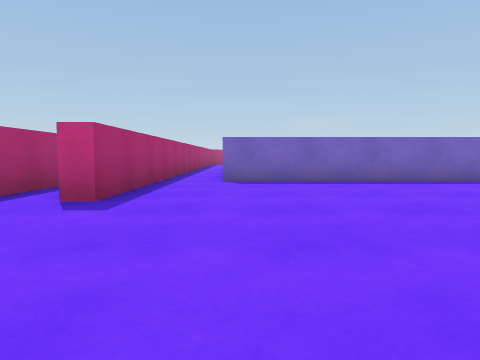
view 1 (above)

20 first-person views from a walk through a scene from a Unity 3-D project. The camera is 0.25 m above the floor, tilts 4° down and sees 70° across. The floor is counted in squares, 0.5 m on a side. Each view is taken from the middle of a square. On the plan, view 1 faces up. The plan holds only what a view shows up to about 9 squares ahead; the rest is blank.

view 2
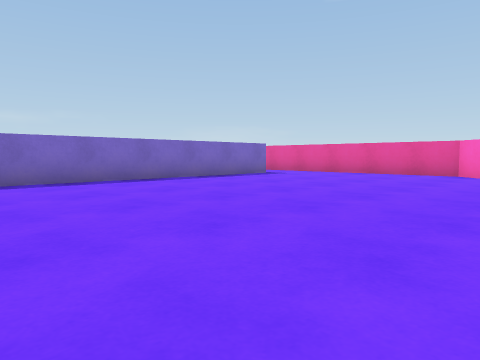

view 3
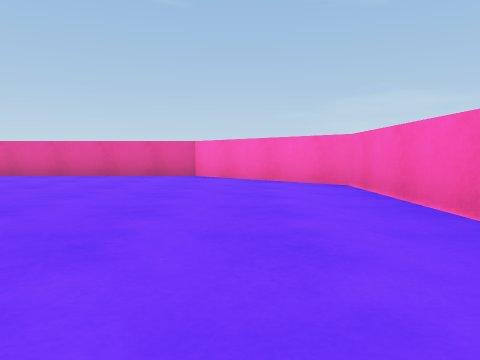

view 4
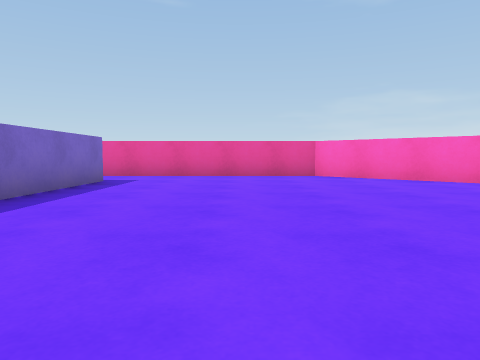

view 5
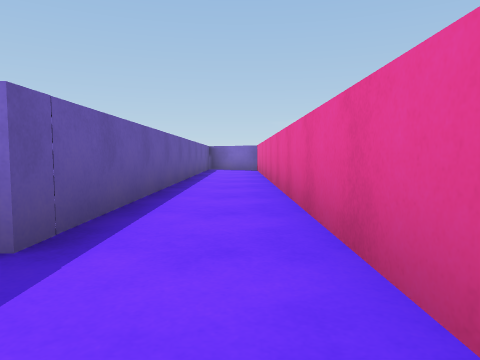

view 6
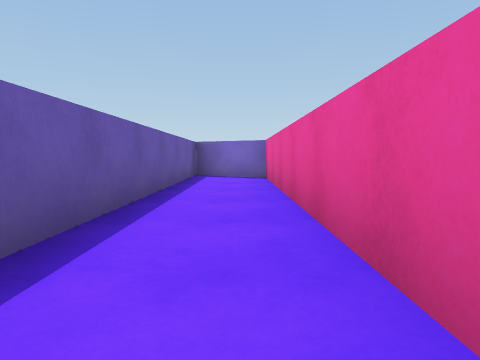

view 7
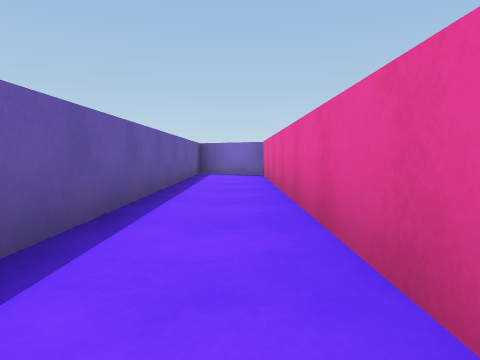

view 8
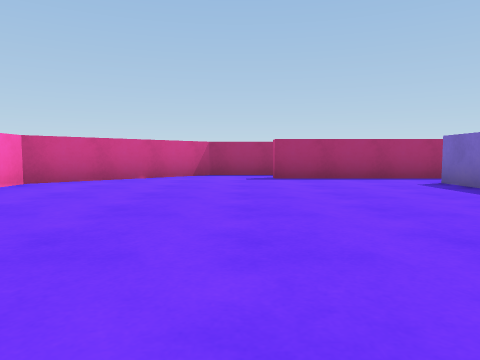

view 9
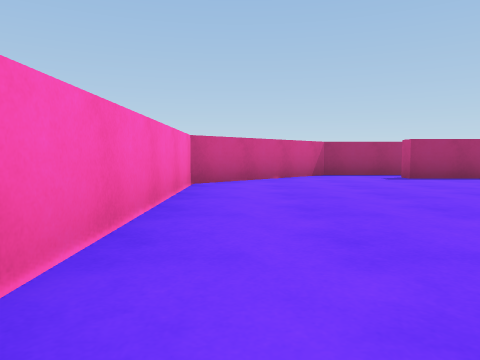

view 10
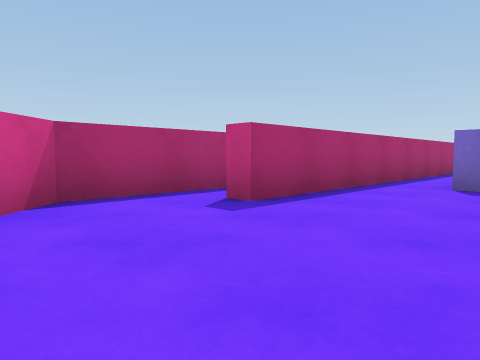

view 11
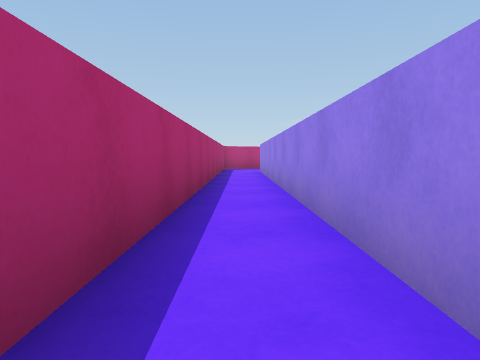

view 12
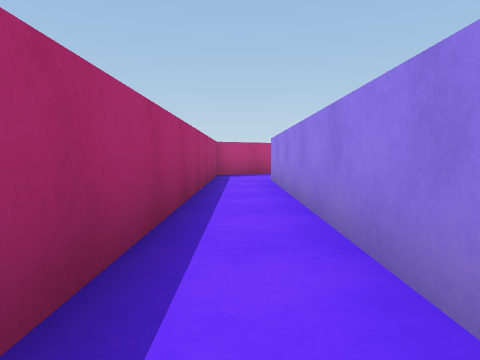

view 13
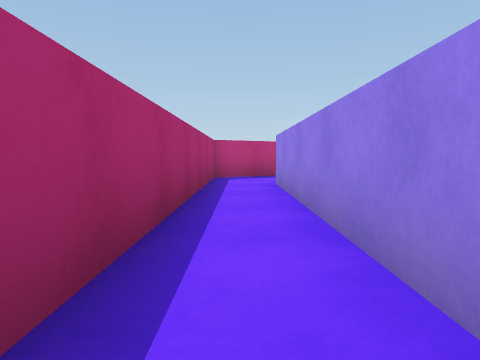

view 14
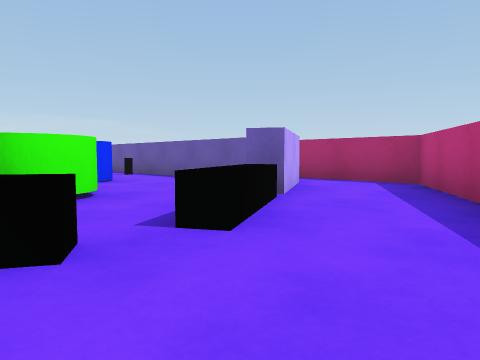

view 15
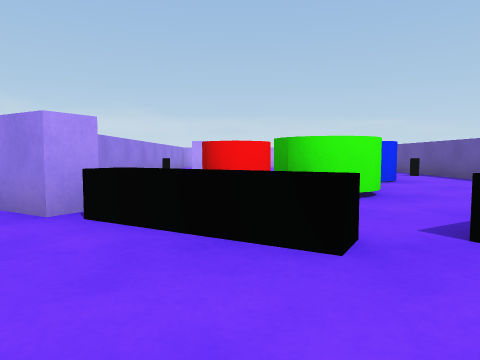

view 16
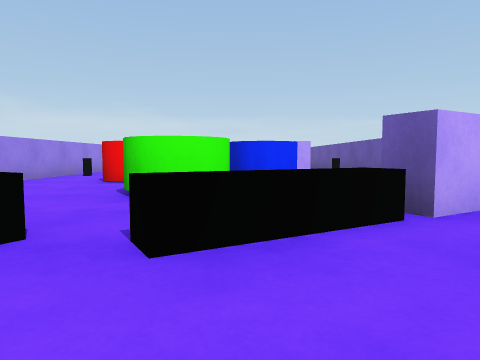

view 17
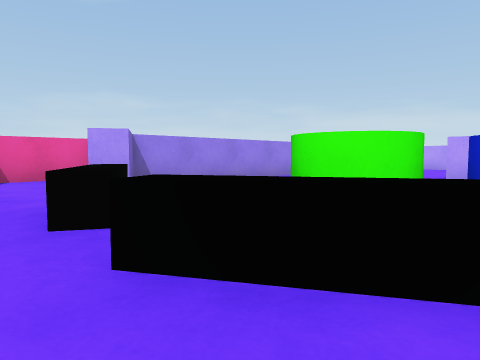

view 18
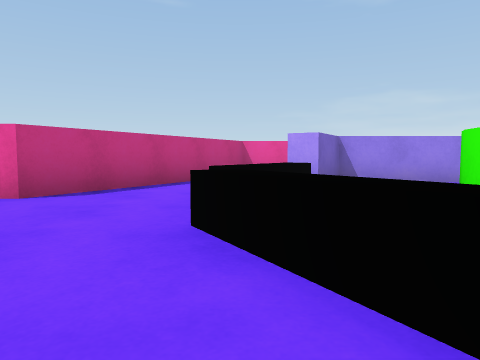

view 19
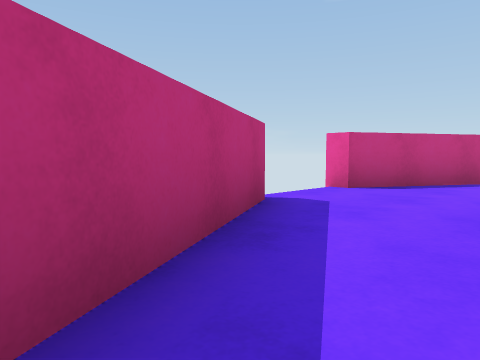

view 20
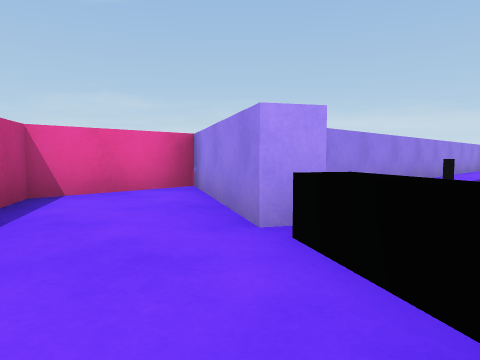

### Floor plan
Points are (right, up) in squares from view 1. A wall is a line through its corners. A room is listed if a view was taken in it or the views show most of it. See-through windows are left out.
Room 1 (views 1, 2, 3, 4, 5, 6, 7, 8, 9, 10, 11, 12, 13)
walls: (-0.3, 7.9) (-0.3, 16.5); (-3, 5.8) (-3, 2.2) (-0.1, -0.9) (6.8, -0.9) (9.6, 2.1) (9.6, 16.9) (7.8, 17.9) (7.8, 6.7) (-0.4, 6.7); (-1.6, 16.4) (-1.6, 3.8) (-2, 3.8)
ways out: opening at (-1, 16) to room 3
Room 2 (views 14, 15, 16, 20)
walls: (3.1, 22.6) (2, 22); (6.3, 18.8) (6.6, 19.2); (7.3, 21.2) (5, 22.6)
ways out: opening at (2, 21) to room 3; opening at (7, 20) to room 4; gap at (3, 23); gap at (4, 20); gap at (5, 23)
Room 3 (views 17, 18, 19)
walls: (-0.3, 16.5) (-0.3, 18.2) (1.4, 19.2) (1.7, 18.7); (2, 22) (-1.6, 19.9) (-1.6, 16.4)
ways out: opening at (-1, 16) to room 1; opening at (2, 21) to room 2
Room 4 (no view inside)
walls: (6.6, 19.2) (9.6, 17.5) (9.6, 19.9) (7.3, 21.2)
ways out: opening at (7, 20) to room 2

Where each view was taken, in squares from view 1:
view 1: 0 up, 0 right, facing up
view 2: 0 up, 0 right, facing up-right
view 3: 1 up, 1 right, facing right
view 4: 4 up, 1 right, facing right
view 5: 5 up, 9 right, facing up
view 6: 9 up, 9 right, facing up
view 7: 8 up, 9 right, facing up
view 8: 3 up, 6 right, facing left
view 9: 0 up, 6 right, facing left
view 10: 1 up, 1 right, facing up-left
view 11: 7 up, 1 left, facing up
view 12: 11 up, 1 left, facing up
view 13: 12 up, 1 left, facing up
view 14: 22 up, 5 right, facing down-left
view 15: 22 up, 5 right, facing down
view 16: 22 up, 3 right, facing down
view 17: 21 up, 2 right, facing down-right
view 18: 20 up, 1 right, facing right
view 19: 20 up, 0 right, facing up-right
view 20: 21 up, 5 right, facing down-right
